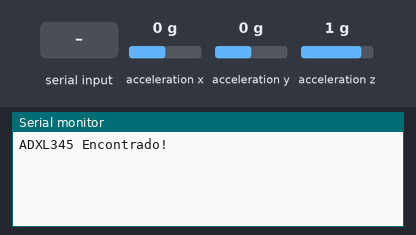
A sketch run on a simulated Arduino Uno, built with avr-gcc and run on an emulated ATmega328P. Shown: the last lines printed to the serial monitor. The inputs (shaded band) are chosen by the test bench; at power-on: acceleration x 0 g, acceleration y 0 g, acceleration z 1 g.

Above: at 0.9 s.
1.0 s: "0" received over Serial
At 1.4 s:
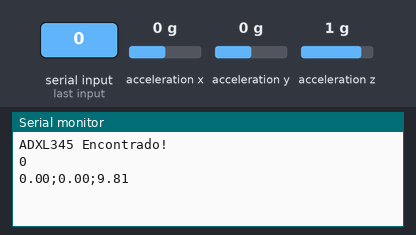
2.5 s: acceleration x set to -1.4 g
At 2.9 s:
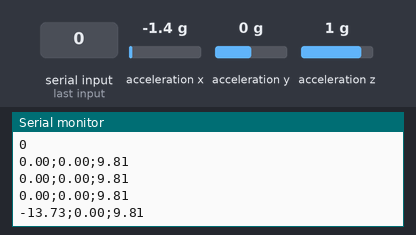
4.0 s: acceleration y set to -1.4 g
At 4.4 s:
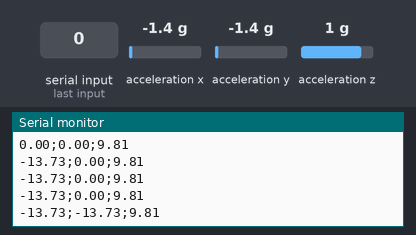
5.5 s: acceleration z set to -1.4 g
At 5.9 s:
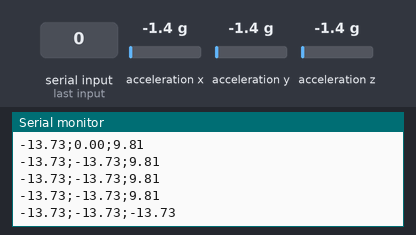

Measured:
- after the input at 1.0 s, the serial monitor: prints a new line at once (image 1)
- after the input at 2.5 s, the serial monitor: prints a new line at once (image 2)
- after the input at 4.0 s, the serial monitor: prints a new line at once (image 3)
- after the input at 5.5 s, the serial monitor: prints a new line at once (image 4)

The sketch:

Leitura_adxl345.ino
```cpp
/*
* Código retirado e adaptado de: https://github.com/shynzo/mpu6050_python/blob/main/src/Arduino/Leitura_mpu6050/Leitura_mpu6050.ino
* Criado por: shynzo
*
*/

#include <Wire.h>
#include <Adafruit_Sensor.h>
#include <Adafruit_ADXL345_U.h>

Adafruit_ADXL345_Unified accel = Adafruit_ADXL345_Unified(12345);

int configg = 0;
char command;

void setup(void) {
  Serial.begin(115200);
  // Tentando inicializar
  while (!accel.begin()) {
    Serial.println("Falha ao encontrar ADXL345 chip");
    delay(10);
    if (accel.begin()) {
      break;
    }
  } //Enquanto não conseguir encontrar o chip MPU6050, irá ficar neste loop
  Serial.println("ADXL345 Encontrado!");
  Wire.begin(); //Inicializando leitura
  while (1) { //Neste loop, fica ao aguardo da configuração da escala do acelerômetro
    if (Serial.available()) {
      Serial.println(configg);
      command = Serial.read(); //Lê o comando Serial advindo do Python
      if (command == '0') {
        accel.setRange(ADXL345_RANGE_2_G); //Setta para +-2g
        break;
      }
      else if (command == '1') {
        accel.setRange(ADXL345_RANGE_4_G); //Setta para +-4g
        break;
      }
      else if (command == '2') {
        accel.setRange(ADXL345_RANGE_8_G); //Setta para +-8g
        break;
      }
      else if (command == '3') {
        accel.setRange(ADXL345_RANGE_16_G); //Setta para +-16g
        break;
      }
      else {
        continue;
      }
    }
  }
}

void loop(void)
{
  sensors_event_t a; // captura os eventos do sensor
  accel.getEvent(&a);
  Serial.println((String)a.acceleration.x + ";" + (String)a.acceleration.y + ";" + (String)a.acceleration.z);
  /* Display the results (acceleration is measured in m/s^2)
  Serial.print("X: "); Serial.print(event.acceleration.x); Serial.print("  ");
  Serial.print("Y: "); Serial.print(event.acceleration.y); Serial.print("  ");
  Serial.print("Z: "); Serial.print(event.acceleration.z); Serial.print("  "); Serial.println("m/s^2 ");
  */
  delay(500);
}
```
